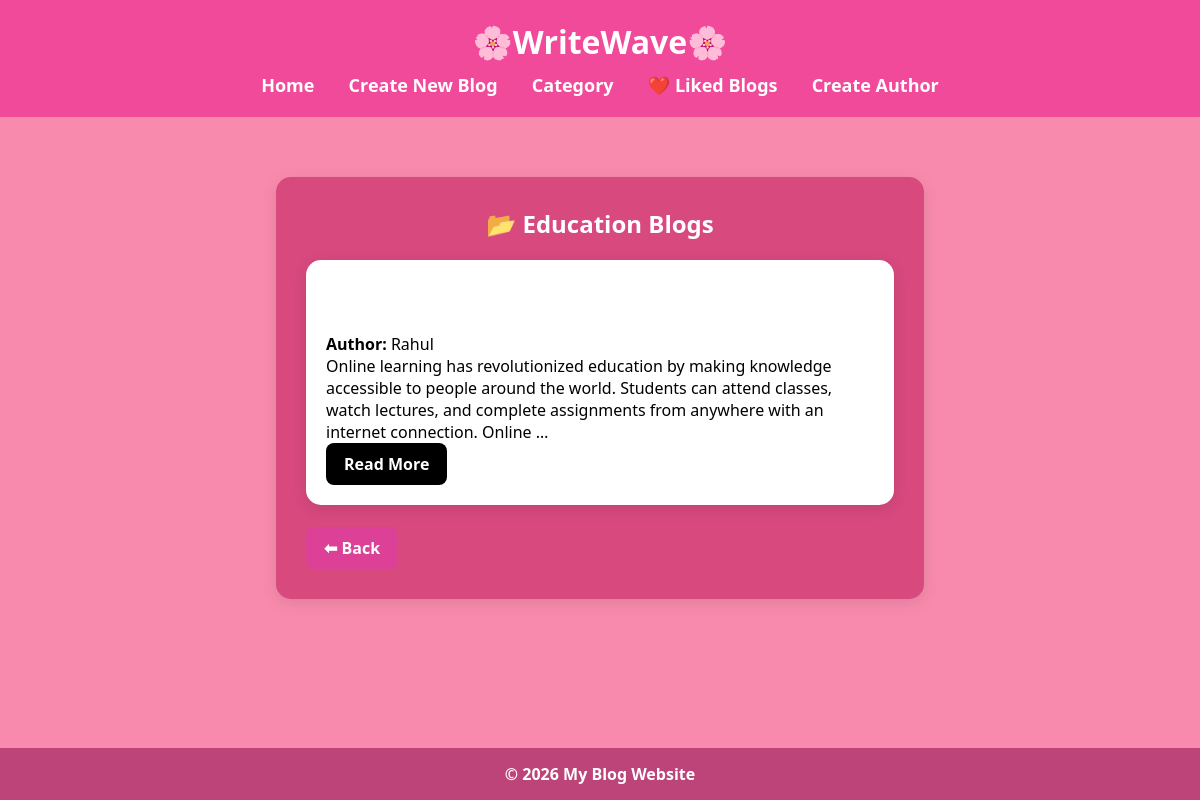
The app's page /category/2/ with its own data.
### blog/models.py (models this page shows, shortened)
class Category(models.Model):
    name = models.CharField(max_length=50)

class Blog(models.Model):
    title = models.CharField(max_length=100)
    author = models.ForeignKey(
        Author,
        on_delete=models.CASCADE,
        null=True,
        blank=True
    )
    category = models.ForeignKey(
        Category,
        on_delete=models.CASCADE,
        null=True,
        blank=True
    )
    content = models.TextField()
    image = models.ImageField(
        upload_to='blog_images/',
        null=True,
        blank=True
    )
    created_at = models.DateTimeField(auto_now_add=True)
    views = models.PositiveIntegerField(default=0)
    likes = models.PositiveIntegerField(default=0)
    liked = models.BooleanField(default=False)

class Author(models.Model):
    name = models.CharField(max_length=100)
    email = models.EmailField()
    bio = models.TextField()
    def __str__(self):
        return self.name

### blog/views.py (the view)
def blogs_by_category(request, id):
    category = get_object_or_404(Category, id=id)
    blogs = Blog.objects.filter(category=category)
    return render(request, 'blog/category_blogs.html', {
        'category': category,
        'blogs': blogs
    })

### blog/templates/blog/category_blogs.html
{% extends 'blog/base.html' %}
{% block content %}
<div class="form-container">
    <h2>📂 {{ category.name }} Blogs</h2>
    <div class="blog-grid">
        {% for blog in blogs %}
        <div class="blog-card">
            <h2>{{ blog.title }}</h2>
            <p><strong>Author:</strong> {{ blog.author }}</p>
            <p>{{ blog.content|truncatewords:30 }}</p>
            <a href="/detail/{{ blog.id }}/" class="btn">
                Read More
            </a>
        </div>
        {% empty %}
        <h3>No blogs in this category</h3>
        {% endfor %}
    </div>
    <br>
    <a href="/categories/" class="back-btn">⬅ Back</a>
</div>
{% endblock %}

### blog/static/css/style.css (style rules this page uses)
* { margin:0; padding:0; box-sizing:border-box; transition:all 0.2s ease; }
html, body { height:100%; font-family:'Segoe UI',sans-serif; background:#f88bad; }
body { display:flex; flex-direction:column; min-height:100vh; }
.blog-grid { display:grid; grid-template-columns:repeat(auto-fit,minmax(300px,1fr)); gap:25px; }
.blog-card { background:white; padding:20px; border-radius:15px; box-shadow:0 4px 15px rgba(0,0,0,0.1); }
.blog-card h2 { color:#1e293b; margin-bottom:10px; }
.btn, .edit-btn, .delete-btn, .back-btn, button { display:inline-block; padding:10px 18px; border:none; border-radius:8px; text-decoration:none; color:white; font-weight:bold; cursor:pointer; }
.btn { background:black; }
.back-btn { background:#dd4197; }
.form-container { width:60%; margin:30px auto; background:#d8497e; padding:30px; border-radius:15px; box-shadow:0 4px 15px rgba(0,0,0,0.1); }
.form-container h2 { text-align:center; color:white; margin-bottom:20px; }

### records on screen
Category: name "Education"
Blog: author "Rahul", content "Online learning has revolutionized education by making knowledge accessible to people around the world. Students can attend classes, watch lectures, and complete assignments from anywhere with an internet connection. Online …"
